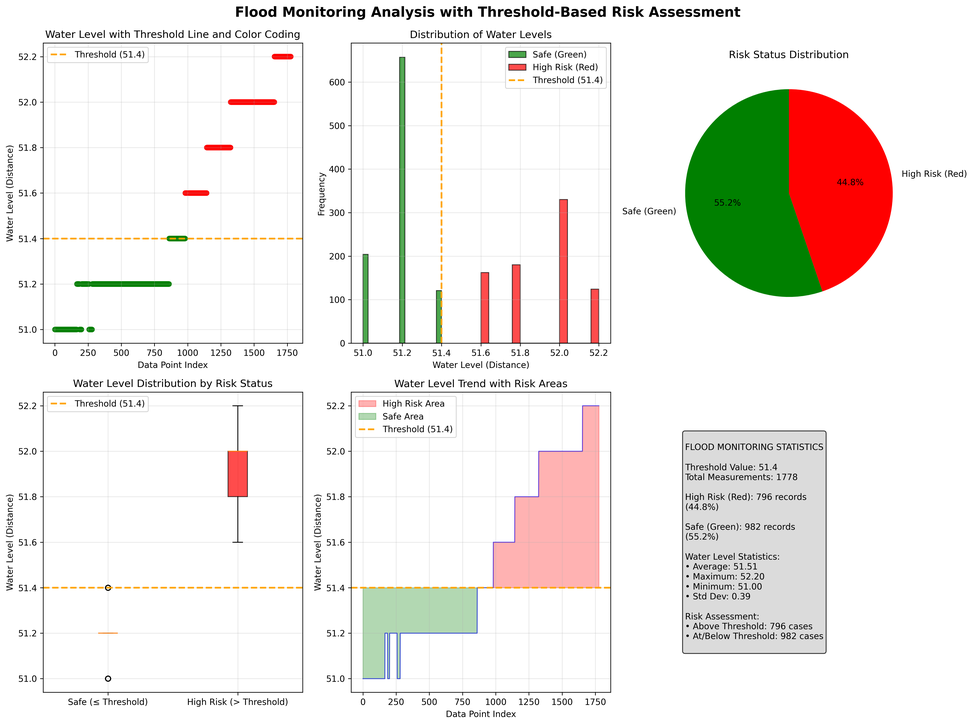
#> input picture flood_monitoring_analysis.png, 973 x 725 px, shrunk from 4758 x 3543 before the run; its folder holds only this picture in this run
$ python real_image_flood_analyzer.py
#> lines starting #> are read from the running program, lines starting #| are printed output that depends on the picture; after the words box and inside, x2 and y2 are one past the last pixel; in counts of white or black regions, pixels touching at a corner belong together
#!/usr/bin/env python3
"""
Real-Time Flood Monitoring Analysis with Image Processing
This script processes real flood monitoring images and detects water levels with risk assessment.
"""

import cv2
import numpy as np
import pandas as pd
import matplotlib.pyplot as plt
import os
from datetime import datetime
import glob
from pathlib import Path

class FloodImageAnalyzer:
    def __init__(self, threshold=51.4):
        self.threshold = threshold
        self.results = []

    def detect_water_level(self, image_path):
        """
        Detect water level in flood monitoring image using computer vision techniques.
        This is a template method that can be customized based on your specific setup.
        """
        try:
            # Read the image
            img = cv2.imread(image_path)
            if img is None:
                print(f"Warning: Could not read image {image_path}")
                return None

            # Convert to different color spaces for analysis
            gray = cv2.cvtColor(img, cv2.COLOR_BGR2GRAY)
            hsv = cv2.cvtColor(img, cv2.COLOR_BGR2HSV)

            # Method 1: Edge detection to find water surface
            edges = cv2.Canny(gray, 50, 150)

            # Method 2: Water detection using color thresholding
            # Adjust these HSV ranges based on your water color
            lower_water = np.array([100, 50, 50])  # Lower HSV for water
            upper_water = np.array([130, 255, 255])  # Upper HSV for water
            water_mask = cv2.inRange(hsv, lower_water, upper_water)

            # Method 3: Find horizontal lines (water surface typically appears as horizontal line)
            horizontal_kernel = cv2.getStructuringElement(cv2.MORPH_RECT, (25, 1))
            horizontal_lines = cv2.morphologyEx(edges, cv2.MORPH_OPEN, horizontal_kernel)

            # Find the lowest water line (highest y-coordinate)
            contours, _ = cv2.findContours(horizontal_lines, cv2.RETR_EXTERNAL, cv2.CHAIN_APPROX_SIMPLE)

            if contours:
                # Get the lowest point (water surface)
                water_level_y = 0
                for contour in contours:
                    for point in contour:
                        y = point[0][1]
                        if y > water_level_y:
                            water_level_y = y

                # Convert pixel position to distance measurement
                # This needs calibration based on your camera setup
                image_height = img.shape[0]
                distance = self.pixel_to_distance(water_level_y, image_height)

                return distance
            else:
                # Fallback: analyze water mask
                if np.sum(water_mask) > 0:
                    # Find the topmost water pixel
                    water_pixels = np.where(water_mask > 0)
                    if len(water_pixels[0]) > 0:
                        top_water_y = np.min(water_pixels[0])
                        distance = self.pixel_to_distance(top_water_y, img.shape[0])
                        return distance

                # If no water detected, return a default safe value
                return 50.0

        except Exception as e:
            print(f"Error processing {image_path}: {str(e)}")
            return None

    def pixel_to_distance(self, pixel_y, image_height):
        """
        Convert pixel position to distance measurement.
        This needs to be calibrated based on your specific camera setup and reference points.
        """
        # Example conversion - adjust based on your setup
        # Assuming the image shows a range from 50.0 to 53.0 distance units
        min_distance = 50.0
        max_distance = 53.0

        # Normalize pixel position (0 to 1)
        normalized_y = pixel_y / image_height

        # Convert to distance (inverse relationship - higher pixel = lower distance)
        distance = max_distance - (normalized_y * (max_distance - min_distance))

        return round(distance, 1)

    def process_single_image(self, image_path):
        """Process a single image and return analysis results."""
        filename = os.path.basename(image_path)
        print(f"Processing: {filename}")

        # Detect water level
        distance = self.detect_water_level(image_path)

        if distance is not None:
            # Determine risk status
            status = 'High Risk (Red)' if distance > self.threshold else 'Safe (Green)'
            risk_level = 'RED' if distance > self.threshold else 'GREEN'
            color = 'red' if distance > self.threshold else 'green'

            # Extract timestamp from filename if possible
            timestamp = self.extract_timestamp(filename)

            result = {
                'TimeStamp': filename,
                'DateTime': timestamp,
                'Distance': distance,
                'Status': status,
                'Risk_Level': risk_level,
                'Color': color,
                'Image_Path': image_path
            }

            self.results.append(result)
            print(f"  → Distance: {distance}, Status: {status}")
            return result
        else:
            print(f"  → Failed to process image")
            return None

    def extract_timestamp(self, filename):
        """Extract timestamp from filename if it follows standard format."""
        try:
            # Try to extract timestamp from format: DD-MM-YYYY_HH-MM-SS.jpg
            if '_' in filename and '-' in filename:
                parts = filename.replace('.jpg', '').replace('.JPG', '').split('_')
                if len(parts) >= 2:
                    date_part = parts[0]
                    time_part = parts[1]
                    datetime_str = f"{date_part} {time_part.replace('-', ':')}"
                    return pd.to_datetime(datetime_str, format='%d-%m-%Y %H:%M:%S', errors='coerce')
        except:
            pass
        return None

    def process_image_folder(self, folder_path):
        """Process all images in a folder."""
        print(f"Processing images in: {folder_path}")

        # Supported image formats
        image_extensions = ['*.jpg', '*.jpeg', '*.png', '*.bmp', '*.tiff', '*.JPG', '*.JPEG']

        image_files = []
        for ext in image_extensions:
            image_files.extend(glob.glob(os.path.join(folder_path, '**', ext), recursive=True))

        print(f"Found {len(image_files)} images")

        if len(image_files) == 0:
            print("No images found in the specified folder!")
            return

        # Process each image
        for i, image_path in enumerate(image_files):
            print(f"Progress: {i+1}/{len(image_files)}")
            self.process_single_image(image_path)

        print(f"Completed processing {len(self.results)} images successfully")

    # [42 lines left out: function create_annotated_image, not called in this run]

    def save_results(self, output_csv='real_image_flood_analysis.csv'):
        """Save analysis results to CSV."""
        if not self.results:
            print("No results to save!")
            return

        df = pd.DataFrame(self.results)
        df.to_csv(output_csv, index=False)
        print(f"Results saved to: {output_csv}")
        return df

    def create_comprehensive_report(self, df):
        """Create comprehensive analysis report with visualizations."""
        print("\n" + "="*70)
        print("REAL IMAGE FLOOD MONITORING ANALYSIS REPORT")
        print("="*70)

        # Statistics
        total_images = len(df)
        high_risk_count = len(df[df['Risk_Level'] == 'RED'])
        safe_count = len(df[df['Risk_Level'] == 'GREEN'])

        print(f"Total Images Processed: {total_images}")
        print(f"High Risk (Red): {high_risk_count} images ({high_risk_count/total_images*100:.1f}%)")
        print(f"Safe (Green): {safe_count} images ({safe_count/total_images*100:.1f}%)")
        print(f"Threshold: {self.threshold}")

        if 'Distance' in df.columns:
            print(f"\nWater Level Statistics:")
            print(f"  Average: {df['Distance'].mean():.2f}")
            print(f"  Minimum: {df['Distance'].min():.2f}")
            print(f"  Maximum: {df['Distance'].max():.2f}")
            print(f"  Std Dev: {df['Distance'].std():.2f}")

        # Create visualization
        self.create_real_image_visualization(df)

    def create_real_image_visualization(self, df):
        """Create visualization for real image analysis results."""
        fig, ((ax1, ax2), (ax3, ax4)) = plt.subplots(2, 2, figsize=(15, 10))
        fig.suptitle('Real Image Flood Monitoring Analysis', fontsize=16, fontweight='bold')

        # Plot 1: Distance distribution with risk colors
        ax1.hist(df[df['Risk_Level'] == 'GREEN']['Distance'], bins=15, alpha=0.7,
                color='green', label='Safe (Green)', edgecolor='black')
        ax1.hist(df[df['Risk_Level'] == 'RED']['Distance'], bins=15, alpha=0.7,
                color='red', label='High Risk (Red)', edgecolor='black')
        ax1.axvline(x=self.threshold, color='orange', linestyle='--', linewidth=2,
                   label=f'Threshold ({self.threshold})')
        ax1.set_xlabel('Water Level (Distance)')
        ax1.set_ylabel('Number of Images')
        ax1.set_title('Water Level Distribution from Images')
        ax1.legend()
        ax1.grid(True, alpha=0.3)

        # Plot 2: Risk status pie chart
        status_counts = df['Risk_Level'].value_counts()
        colors = ['green' if status == 'GREEN' else 'red' for status in status_counts.index]
        ax2.pie(status_counts.values, labels=[f'{status} ({count})' for status, count in status_counts.items()],
               autopct='%1.1f%%', colors=colors, startangle=90)
        ax2.set_title('Risk Status Distribution')

        # Plot 3: Time series if datetime available
        if 'DateTime' in df.columns and df['DateTime'].notna().any():
            df_time = df.dropna(subset=['DateTime']).sort_values('DateTime')
            colors = ['red' if x == 'RED' else 'green' for x in df_time['Risk_Level']]
            ax3.scatter(df_time['DateTime'], df_time['Distance'], c=colors, alpha=0.7)
            ax3.axhline(y=self.threshold, color='orange', linestyle='--', linewidth=2)
            ax3.set_xlabel('Time')
            ax3.set_ylabel('Water Level')
            ax3.set_title('Water Level Over Time')
            plt.setp(ax3.xaxis.get_majorticklabels(), rotation=45)
        else:
            # Alternative: Distance vs Image index
            colors = ['red' if x == 'RED' else 'green' for x in df['Risk_Level']]
            ax3.scatter(range(len(df)), df['Distance'], c=colors, alpha=0.7)
            ax3.axhline(y=self.threshold, color='orange', linestyle='--', linewidth=2)
            ax3.set_xlabel('Image Index')
            ax3.set_ylabel('Water Level')
            ax3.set_title('Water Level by Image Sequence')
        ax3.grid(True, alpha=0.3)

        # Plot 4: Risk assessment summary
        ax4.axis('off')
        summary_text = f"""
ANALYSIS SUMMARY

Total Images: {len(df)}
Threshold: {self.threshold}

Risk Distribution:
• High Risk: {len(df[df['Risk_Level'] == 'RED'])} images
• Safe: {len(df[df['Risk_Level'] == 'GREEN'])} images

Water Level Stats:
• Average: {df['Distance'].mean():.2f}
• Range: {df['Distance'].min():.2f} - {df['Distance'].max():.2f}
• Std Dev: {df['Distance'].std():.2f}

Risk Percentage:
• High Risk: {len(df[df['Risk_Level'] == 'RED'])/len(df)*100:.1f}%
• Safe: {len(df[df['Risk_Level'] == 'GREEN'])/len(df)*100:.1f}%
        """
        ax4.text(0.1, 0.5, summary_text, transform=ax4.transAxes, fontsize=11,
                verticalalignment='center', bbox=dict(boxstyle="round,pad=0.3",
                facecolor="lightblue", alpha=0.8))

        plt.tight_layout()
        output_file = 'real_image_flood_analysis.png'
        plt.savefig(output_file, dpi=300, bbox_inches='tight')
        print(f"Visualization saved as: {output_file}")
        plt.show()

def main():
    """Main function for real image flood monitoring analysis."""
    print("="*70)
    print("REAL IMAGE FLOOD MONITORING ANALYSIS")
    print("="*70)

    # Initialize analyzer with threshold
    threshold = 51.4  # Adjust based on your requirements
    analyzer = FloodImageAnalyzer(threshold=threshold)

    # Option 1: Process images from a folder
    print("\nChoose processing option:")
    print("1. Process images from a folder")
    print("2. Process a single image")
    print("3. Use sample/demo mode")

    choice = input("Enter your choice (1-3): ").strip()
#> the answer given: 1

    if choice == "1":
        folder_path = input("Enter the path to your images folder: ").strip()
#> the answer given: .
        if os.path.exists(folder_path):
            analyzer.process_image_folder(folder_path)
#> in detect_water_level, img is the input picture: shape (725, 973, 3); mean B, G, R 230.5, 234.8, 238.8
#> in detect_water_level, `gray = cv2.cvtColor(img, cv2.COLOR_BGR2GRAY)`:
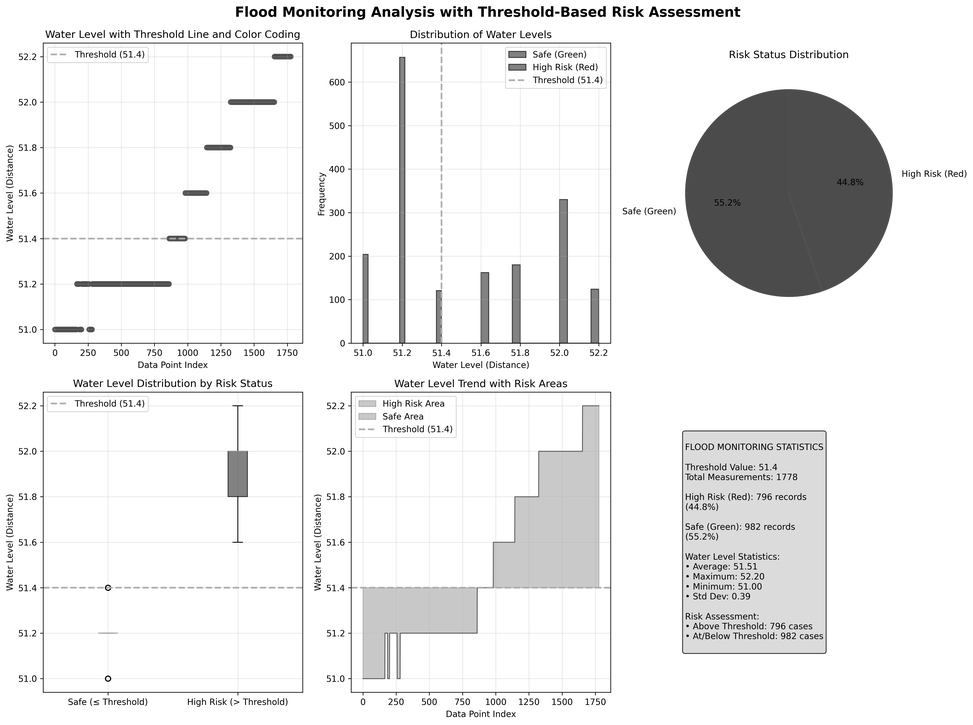
#> gray: shape (725, 973); min 0, max 255, mean 235.5
#> in detect_water_level, `hsv = cv2.cvtColor(img, cv2.COLOR_BGR2HSV)`: hsv: shape (725, 973, 3); mean H, S, V 3.3, 16.5, 243
#> in detect_water_level, `edges = cv2.Canny(gray, 50, 150)`:
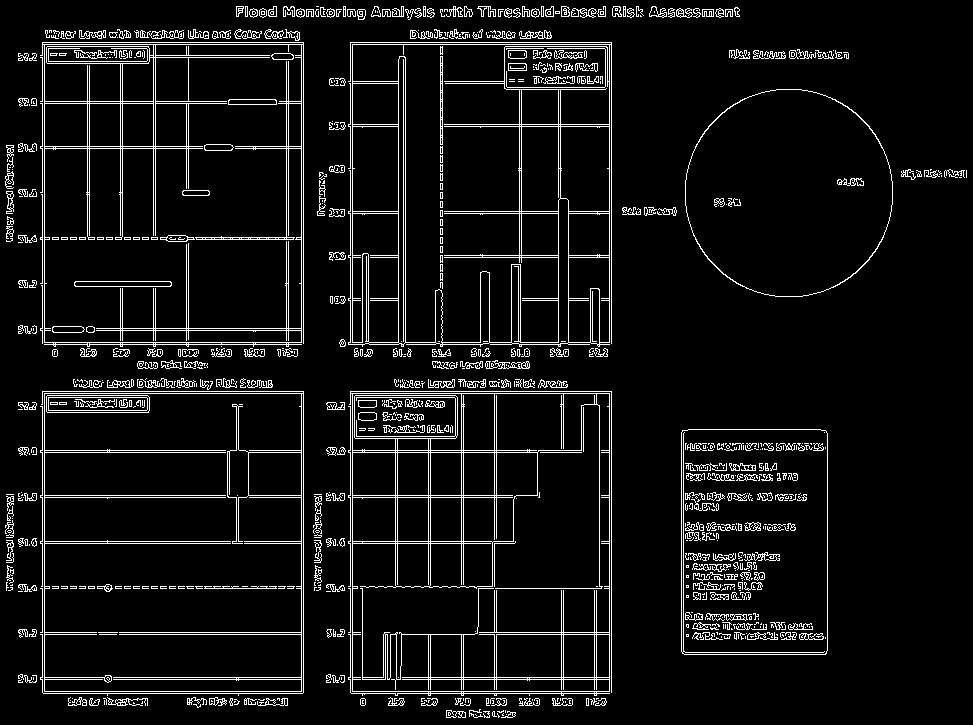
#> edges: shape (725, 973); 7% white in thin lines or dots
#> in detect_water_level, `water_mask = cv2.inRange(hsv, lower_water, upper_water)`:
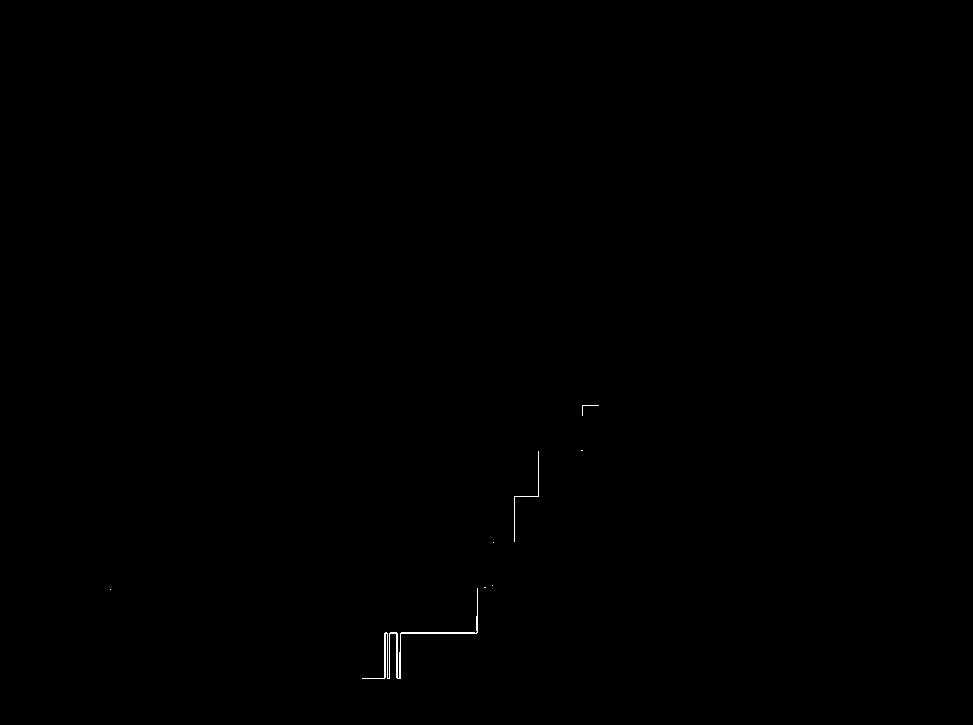
#> water_mask: shape (725, 973); 0.11% white in thin lines or dots, all inside (x1, y1, x2, y2) = (110, 405, 599, 679)
#> in detect_water_level, `horizontal_lines = cv2.morphologyEx(edges, cv2.MORPH_OPEN, horizontal_..`:
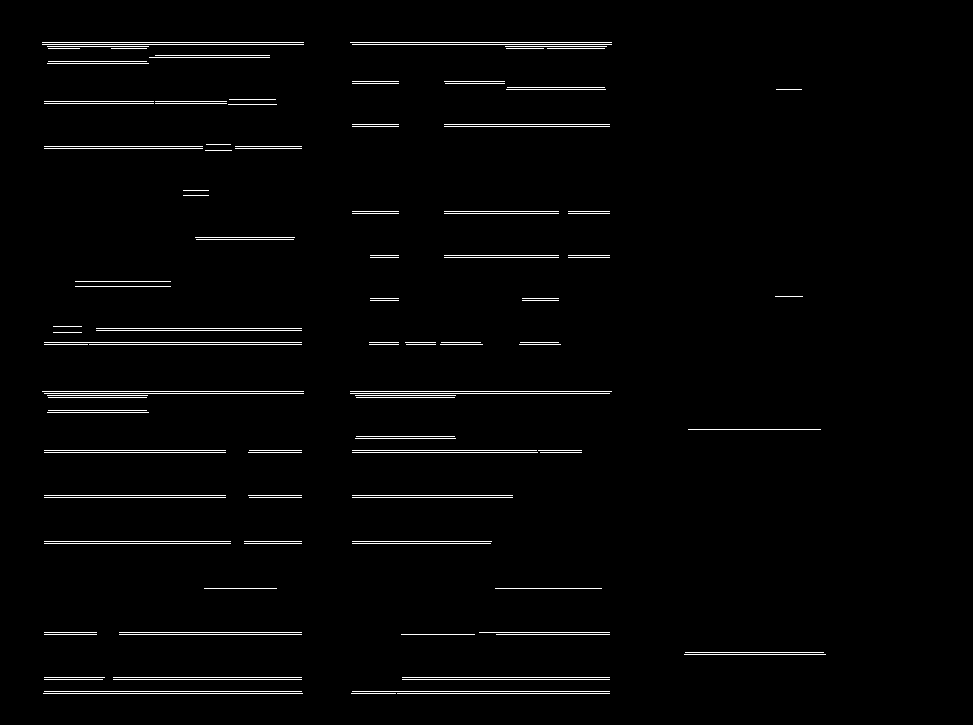
#> horizontal_lines: shape (725, 973); 2% white in thin lines or dots, all inside (x1, y1, x2, y2) = (42, 42, 826, 694)
#> in detect_water_level, `contours, _ = cv2.findContours(horizontal_lines, cv2.RETR_EXTERNAL, cv..`: contours = 130 contours, all with area under 20
#> the loop in detect_water_level, `for contour in contours:` made 130 passes
#> contour on passes 1 to 12: [[397, 693], [609, 693]], [[351, 693], [395, 693]], [[43, 693], [302, 693]], [[352, 691], [609, 691]], [[44, 691], [301, 691]], [[402, 679], [609, 679]], [[113, 679], [301, 679]], [[44, 679], [102, 679]], [[402, 677], [609, 677]], [[113, 677], [301, 677]], [[44, 677], [104, 677]], [[684, 654], [825, 654]]
#> after the loop in detect_water_level, `for contour in contours:`: water_level_y = 693
#> in pixel_to_distance, `normalized_y = pixel_y / image_height`: normalized_y = 0.956
#> in pixel_to_distance, `distance = max_distance - (normalized_y * (max_distance - min_distance))`: distance = 50.13
#> in detect_water_level, `distance = self.pixel_to_distance(water_level_y, image_height)`: distance = 50.1
#> in process_single_image, `status = 'High Risk (Red)' if distance > self.threshold else 'Safe (Gr..`: status = 'Safe (Green)'
#> in process_single_image, `risk_level = 'RED' if distance > self.threshold else 'GREEN'`: risk_level = 'GREEN'
#> in process_single_image, `color = 'red' if distance > self.threshold else 'green'`: color = 'green'
#|   → Distance: 50.1, Status: Safe (Green)
#| Completed processing 1 images successfully
        else:
            print(f"Folder not found: {folder_path}")
            print("Using demo mode with sample data...")
            create_demo_analysis(analyzer)

    elif choice == "2":
        image_path = input("Enter the path to your image: ").strip()
        if os.path.exists(image_path):
            result = analyzer.process_single_image(image_path)
            if result:
                # Create annotated image
                annotated = analyzer.create_annotated_image(image_path, result)
                if annotated is not None:
                    plt.figure(figsize=(12, 8))
                    plt.imshow(annotated)
                    plt.title(f"Flood Analysis: {result['Status']}")
                    plt.axis('off')
                    plt.show()
        else:
            print(f"Image not found: {image_path}")

    else:
        print("Using demo mode with sample data...")
        create_demo_analysis(analyzer)

    # Save and analyze results
    if analyzer.results:
        df = analyzer.save_results()
#> in save_results, `df = pd.DataFrame(self.results)`: df = table of 1 rows and 7 columns
#> df = table of 1 rows and 7 columns
        analyzer.create_comprehensive_report(df)
#> in create_real_image_visualization, `plt.savefig(output_file, dpi=300, bbox_inches='tight')`:
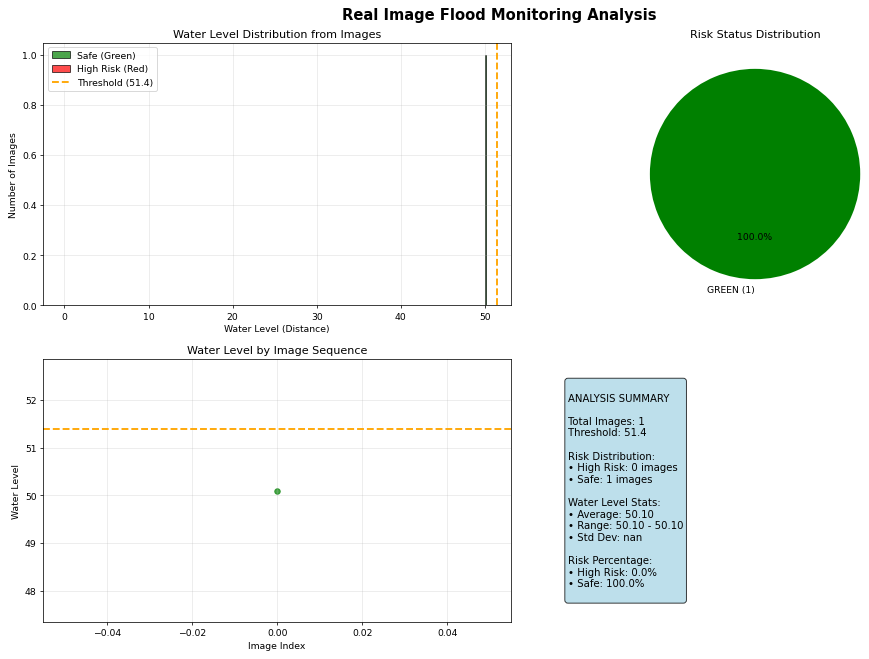
#> figure drawn by matplotlib, 3 panels; panel 1: tallest bar 1 high, from x = 50.07 to 50.13

        # Show sample results
        print("\nSample Results:")
        print(df[['TimeStamp', 'Distance', 'Status', 'Risk_Level']].head(10).to_string(index=False))
#|                     TimeStamp  Distance       Status Risk_Level
#| flood_monitoring_analysis.png      50.1 Safe (Green)      GREEN
    else:
        print("No results to analyze!")

# [15 lines left out: function create_demo_analysis, not called in this run]

if __name__ == "__main__":
    main()
